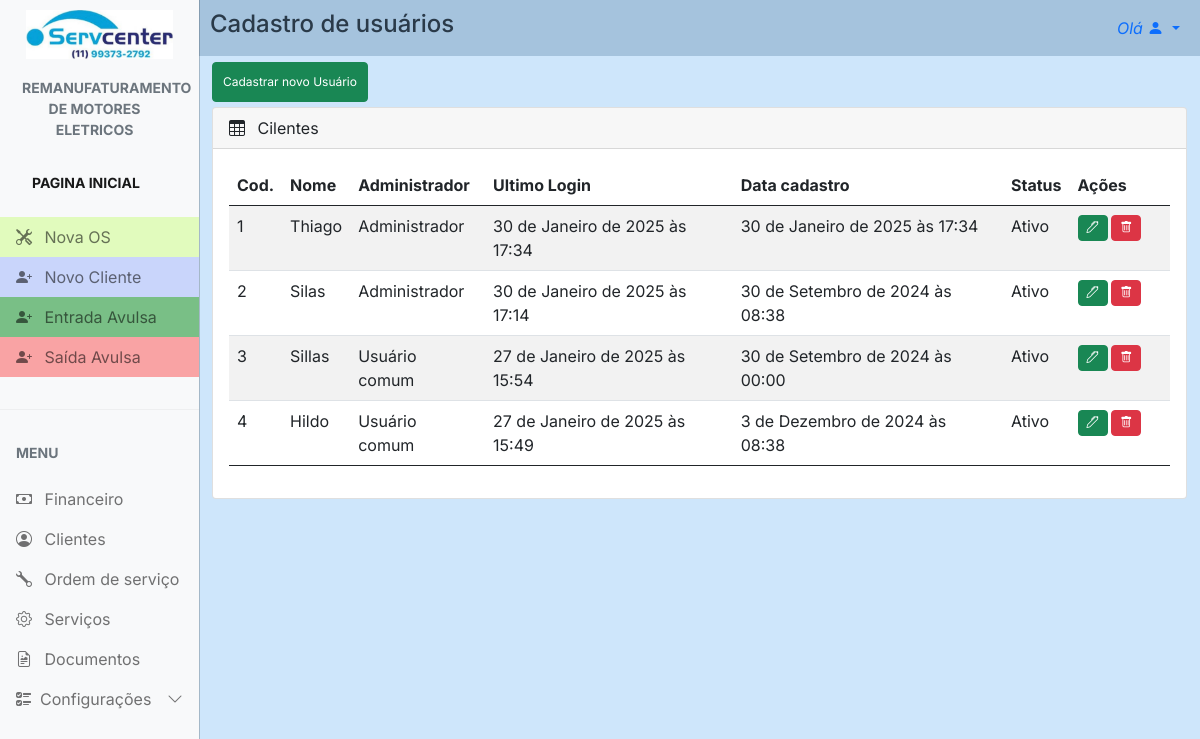
/users/ (signed in), run on the app's committed database.
### config/models.py (models this page shows, shortened)
class Config(models.Model):
    nome_empresa = models.CharField(max_length=100, blank=True, null=True)
    nome_fantasia = models.CharField(max_length=100, blank=True, null=True)
    responsavel = models.CharField(max_length=100, blank=True, null=True)
    atividade = models.CharField(max_length=100, blank=True, null=True)
    cnpj = models.CharField(max_length=20, blank=True, null=True)
    endereco = models.CharField(max_length=100, blank=True, null=True)
    numero = models.CharField(max_length=10, blank=True, null=True)
    bairro = models.CharField(max_length=50, blank=True, null=True)
    cidade = models.CharField(max_length=50, blank=True, null=True)
    estado = models.CharField(max_length=2, blank=True, null=True)
    cep = models.CharField(max_length=10, blank=True, null=True)
    logo1 = models.ImageField(upload_to='logos', blank=True, null=True)
    logo2 = models.ImageField(upload_to='logos', blank=True, null=True)
    obs = models.TextField(blank=True, null=True)
    data = models.DateField(blank=True, null=True)
    telefone = models.CharField(max_length=20, blank=True, null=True)
    whatsapp = models.CharField(max_length=20, blank=True, null=True)

### users/views.py (the view)
# urls.py: path('users/', include("users.urls")),
@user_passes_test(lambda u: u.is_superuser)
def users(request):
    if request.method == "GET":
        users = User.objects.all()
        groups = Group.objects.all()
        return render(request, 'users.html', {'users': users, groups:'groups'})

### config/context_processors.py (called while the page is built)
def conf(request):
    logo = Config.objects.all().first
    return {'logo': logo}

### servcenter/context_processors.py (called while the page is built)
def project_settings(request):
    config = Config.objects.first()
    return {
        'config': config,
    }

### users/templates/users.html (shortened to what this page needs)
{% extends "main.html" %} {% load static %} {% block 'head' %}
<link rel="stylesheet" href="{% static 'css/main.css' %}" />
<link rel="stylesheet" href="{% static 'clients/css/clients.css' %}" />
{% endblock %} {% block 'main' %}
<div class="row">
  <div id="cad_cli_tit">
    <a>Cadastro de usuários</a>
  </div>
  <div class="actions_bar">
    <a href="{% url 'new_users' %}" id="btn_nc" type="button" class="btn btn-success">
      Cadastrar novo Usuário
    </a>
  </div>
  <div class="col-md-12 mb-3">
    <div class="card">
      <div class="card-header">
        <span><i class="bi bi-table me-2"></i></span> Cilentes
      </div>
      <div class="card-body">
        <div id="table_cli" class="table-responsive">
          <table
            id="example"
            class="table table-striped data-table"
            style="width: 100%"
          >
            <thead>
              <tr>
                <th>Cod.</th>
                <th>Nome</th>
                <th>Administrador</th>
                <th>Ultimo Login</th>
                <th>Data cadastro</th>
                <th>Status</th>
                <th id="acoes_th">Ações</th>
              </tr>
            </thead>
            <tbody>
              {% for user in users %}
              <tr>
                <td>{{ user.id }}</td>
                <td>{{ user.username }}</td>
                <td
                  {% if user.is_superuser == True %}
                    <span>Administrador</span>
                  {% elif user.is_superuser == False %}
                    <span>Usuário comum</span>
                  {% endif %}
                </td>
                <td>{{ user.last_login }}</td>
                <td>{{ user.date_joined }}</td>
                <td
                  {% if user.is_active == True %}
                    <span>Ativo</span>
                  {% elif user.is_active == False %}
                    <span>Inativo</span>
                  {% endif %}
                </td>
                <th>
                  <a href="{% url 'edit_users' user.id %}" id="btn_ap" type="button" class="btn btn-success">
                    <i class="bi bi-pen"></i>
                  </a>
                  <a href="{% url 'del_users' user.id %}" id="btn_ap" type="button" class="btn btn-danger delete">
                    <i class="bi bi-trash"></i>
                  </a>
                </th>
              </tr>
              {% endfor %}
            </tbody>
          </table>
        </div>
      </div>
    </div>
  </div>
</div>
{% endblock%}

### templates/main.html (shortened to what this page needs)
{% load static %}
<!DOCTYPE html>
<html lang="en">
  <head>
    <link rel="stylesheet" href="{% static 'css/bootstrap.min.css'%}" />
    <link
      rel="stylesheet"
      href="https://cdn.jsdelivr.net/npm/bootstrap-icons@1.4.1/font/bootstrap-icons.css"
    />
    <link rel="stylesheet" href="{% static 'css/dataTables.bootstrap5.min.css' %}" />
    <link rel="stylesheet" href="{% static 'css/main.css' %}" />
    {% block 'head' %}{% endblock %}
  </head>
  <body>
    <div
      class="offcanvas offcanvas-start sidebar-nav bg-light"
      tabindex="-1"
      id="sidebar"
    >
      <div class="offcanvas-body p-0">
        <nav class="navbar-light">
          <ul class="navbar-nav">
            <li>
              <div class="text-muted small fw-bold text-uppercase px-3">
                <a href="{% url 'dashboard' %}">
                  {% if config.logo1 %}
                    <img id="logo" src="{{ config.logo1.url }}" alt="logo" />
                  {% else %}
                    <p>No logo available</p>
                  {% endif %}
                </a>
              </div>
            </li>
            <li id="tit_motores">
              <a href="{% url 'dashboard' %}" class="nav-link px-3 active">
                <div class="text-muted small fw-bold text-uppercase px-3 mb-3">
                  {{config.atividade}}
                </div>
              </a>
            </li>
            <li>
              <div class="text-muted small fw-bold text-uppercase px-3 mb-3">
                <a href="{% url 'dashboard' %}" class="nav-link px-3 active">Pagina Inicial</a>
              </div>
            </li>
            <li>
              <a id="n_os" href="{% url 'new_work_order' %}" class="nav-link px-3">
                <span class="me-2"><i class="bi bi-tools"></i></span>
                <span>Nova OS</span>
              </a>
            </li>
            <li>
              <a id="n_cli" href="{% url 'new_client' %}" class="nav-link px-3">
                <span class="me-2"><i class="bi bi-person-plus-fill"></i></span>
                <span>Novo Cliente</span>
              </a>
            </li>
            <li>
              <a id="in" href="{% url 'new_finance' %}" class="nav-link px-3">
                <span class="me-2"><i class="bi bi-person-plus-fill"></i></span>
                <span>Entrada Avulsa</span>
              </a>
            </li>
            <li>
              <a id="out" href="{% url 'new_finance_out' %}" class="nav-link px-3">
                <span class="me-2"><i class="bi bi-person-plus-fill"></i></span>
                <span>Saída Avulsa</span>
              </a>
            </li>
            <li class="my-4"><hr class="dropdown-divider bg-light" /></li>
            <li>
              <div class="text-muted small fw-bold text-uppercase px-3 mb-3">
                Menu
              </div>
            </li>
            {% if user.is_superuser %}
              <li>
                  <a href="{% url 'finance' %}" class="nav-link px-3">
                      <span class="me-2"><i class="bi bi-cash"></i></span>
                      <span>Financeiro</span>
                  </a>
              </li>
            {% endif %}
            <li>
              <a href="{% url 'clients' %}" class="nav-link px-3">
                <span class="me-2"><i class="bi bi-person-circle"></i></span>
                <span>Clientes</span>
              </a>
            </li>
            <li>
              <a href="{% url 'work_order' %}" class="nav-link px-3">
                <span class="me-2"><i class="bi bi-wrench"></i></span>
                <span>Ordem de serviço</span>
              </a>
            </li>
            <li>
              <a href="{% url 'services' %}" class="nav-link px-3">
                <span class="me-2"><i class="bi bi-gear"></i></span>
                <span>Serviços</span>
              </a>
            </li>
            <li>
              <a href="{% url 'documents' %}" class="nav-link px-3">
                <span class="me-2"><i class="bi bi-file-earmark-richtext"></i></span>
                <span>Documentos</span>
              </a>
            </li>
            <li>
              <a
                class="nav-link px-3 sidebar-link"
                data-bs-toggle="collapse"
                href="#layouts"
              >
                <span class="me-2"><i class="bi bi-ui-checks"></i></span>
                <span>Configurações</span>
                <span class="ms-auto">
                  <span class="right-icon">
                    <i class="bi bi-chevron-down"></i>
                  </span>
                </span>
              </a>
            </li>
          </ul>
        </nav>
      </div>
    </div>
    <nav class="navbar navbar-expand-lg" id="top_nav">
      <div  class="container-fluid">
        <div class="collapse navbar-collapse" id="topNavBar">
          <ul class="navbar-nav">
            <li class="nav-item dropdown">
              <a
                class="nav-link dropdown-toggle ms-2"
                href="#"
                role="button"
                data-bs-toggle="dropdown"
                aria-expanded="false"
              >
                <i>Olá {{request.user.first_name}}</i>
                <i class="bi bi-person-fill"></i>
              </a>
            </li>
          </ul>
        </div>
      </div>
    </nav>
    {% block 'main' %} {% endblock %}
  </body>
</html>

### templates/static/css/main.css (style rules this page uses)
body, button { font-family: "Inter", sans-serif; margin: 0; padding: 0; background: rgba(91, 170, 244, 0.293); }
:root { --offcanvas-width: 200px; --topNavbarHeight: 0px; }
#logo { padding: 10px; max-width: 100%; }
#n_os { background: rgba(172, 255, 47, 0.303); }
#n_cli { background: rgba(47, 95, 255, 0.234); }
#in { background-color: #2a9c3d9c; }
#out { background-color: #fa6c6c9a; }
#tit_motores { text-align: center; margin-left: -10px; }
.sidebar-nav { width: var(--offcanvas-width); }
.sidebar-link { display: flex; align-items: center; }
.sidebar-link .right-icon { display: inline-flex; }
#top_nav { background: rgba(65, 109, 150, 0.293); }
@media (min-width: 992px) { body { overflow: auto !important; } }
@media (min-width: 992px) { .sidebar-nav { -webkit-transform: none; transform: none; visibility: visible !important; height: calc(100% - var(--topNavbarHeight)); top: var(--topNavbarHeight); } }
@media (min-width: 992px) { #cad_cli_tit { margin-top: -50px; } }

### templates/static/clients/css/clients.css (style rules this page uses)
.row { margin-left: 0px; margin-right: 0px; padding: 0; }
#cad_cli_tit { margin-top: 0px; font-size: 2vh; font-weight: 500; margin-left: 10px; }
#btn_nc, #btn_ac { font-size: 1vh; margin: 0px 0px 5px 12px; }
#btn_ed, #btn_ap, #btn_wz { width: 20px; font-size: 1vh; padding: 3px; justify-content: center; }
#table_cli { font-size: 1.5vh; width: auto; }
.actions_bar { padding: 0px; }
#acoes_th { min-width: 60px; }
@media (min-width: 992px) { .row { margin-left: 200px; margin-right: 1.5px; } }
@media (min-width: 992px) { #cad_cli_tit { margin-top: -50px; font-size: 3vh; font-weight: 500; border: 0; padding: 0; margin-bottom: 20px; } }
@media (min-width: 992px) { #btn_nc, #btn_ac { padding: 10px; font-size: 1.5vh; margin: 0px 0px 5px 12px; } }
@media (min-width: 992px) { #btn_ed, #btn_ap, #btn_wz { width: 30px; font-size: 1.5vh; padding: 3px; } }
@media (min-width: 992px) { #table_cli { font-size: 2vh; } }
@media (min-width: 992px) { #acoes_th { width: 100px; } }

### data on the page
Config: logo1 (picture), atividade "REMANUFATURAMENTO DE MOTORES ELETRICOS"

### other printed values
{{ user.id }} "1"
{{ user.username }} "Thiago"
{{ user.last_login }} "30 de Janeiro de 2025 às 17:34"
{{ user.date_joined }} "30 de Janeiro de 2025 às 17:34"
{{ user.id }} "2"
{{ user.username }} "Silas"
{{ user.last_login }} "30 de Janeiro de 2025 às 17:14"
{{ user.date_joined }} "30 de Setembro de 2024 às 08:38"
{{ user.id }} "3"
{{ user.username }} "Sillas"
{{ user.last_login }} "27 de Janeiro de 2025 às 15:54"
{{ user.date_joined }} "30 de Setembro de 2024 às 00:00"
{{ user.id }} "4"
{{ user.username }} "Hildo"
{{ user.last_login }} "27 de Janeiro de 2025 às 15:49"
